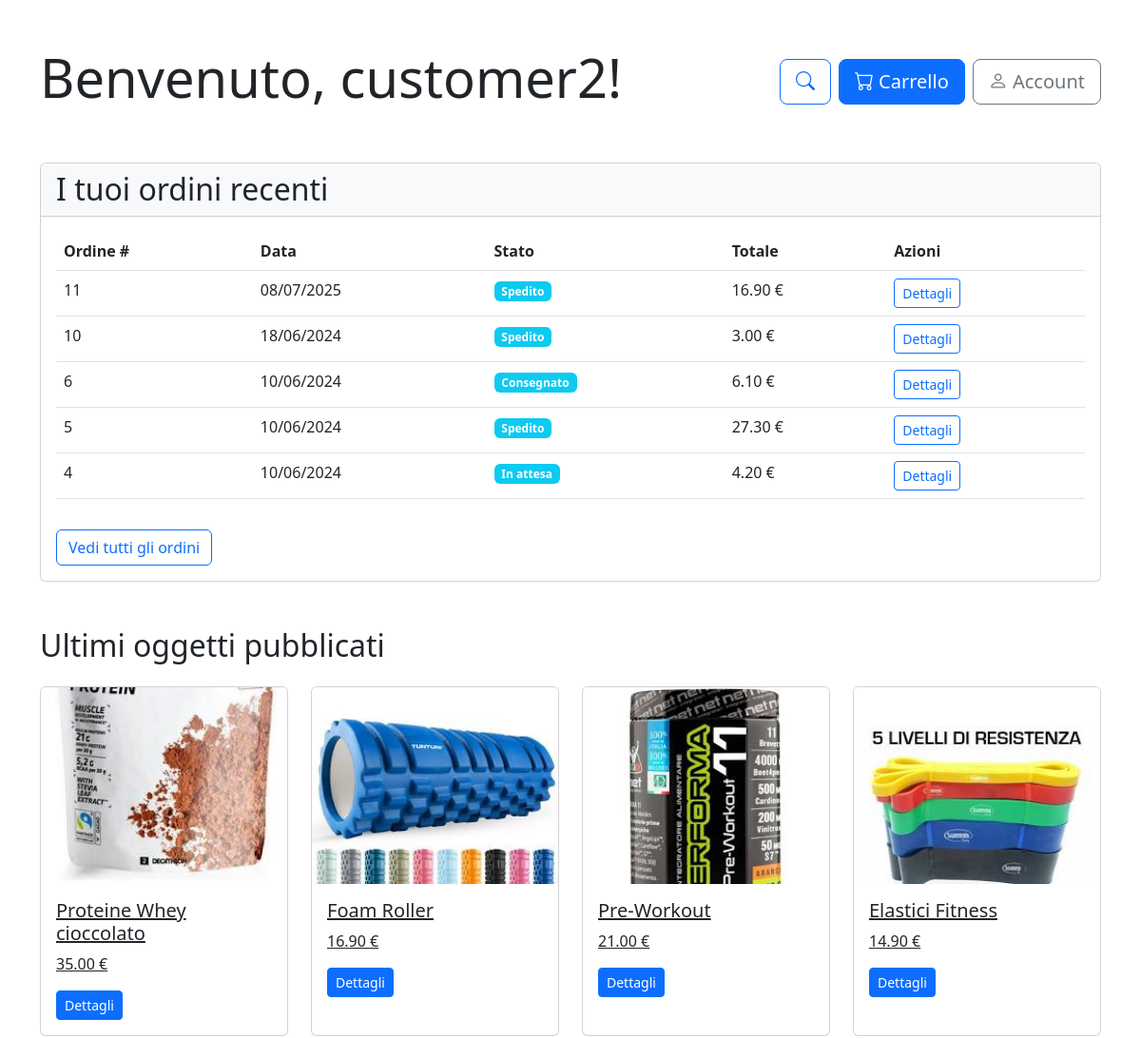
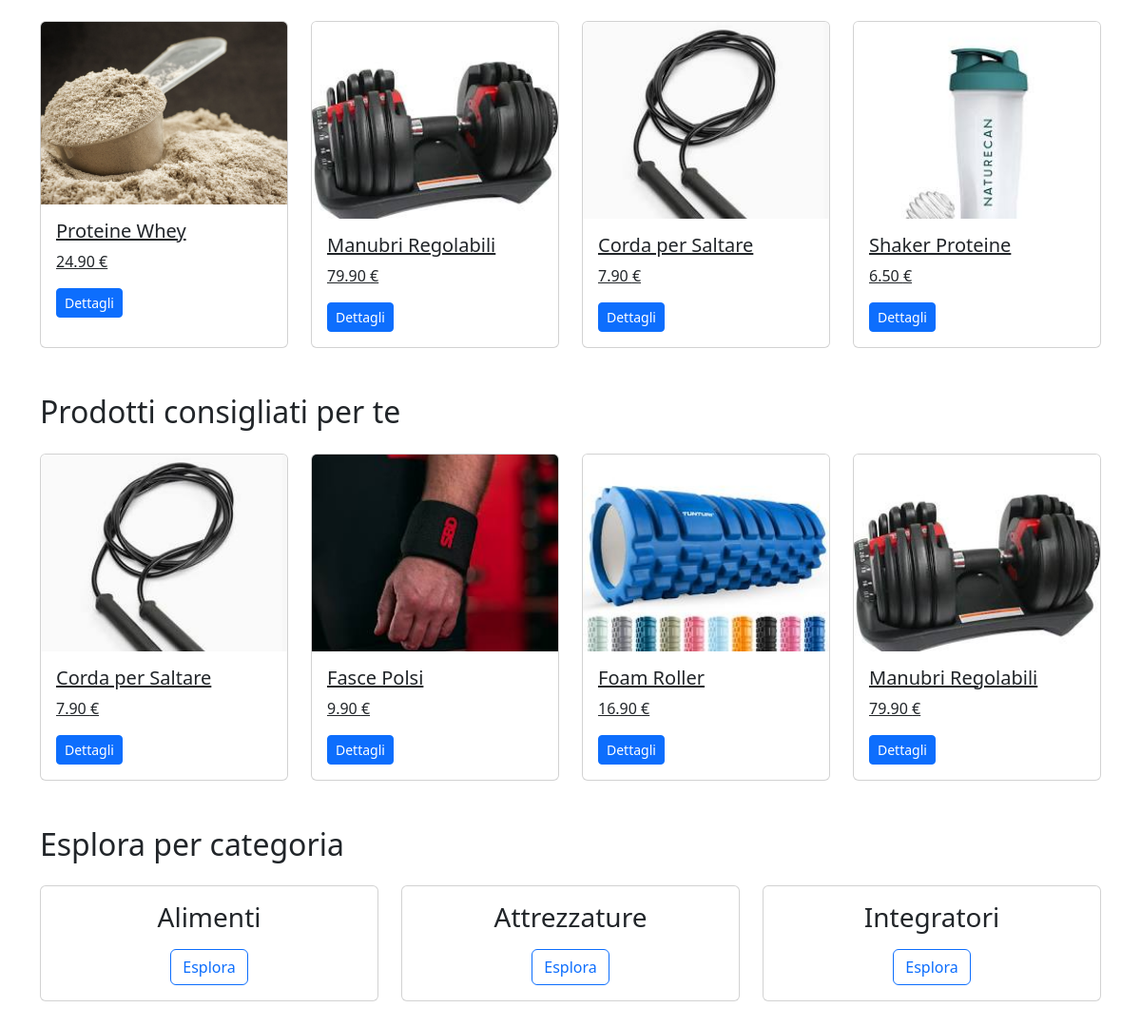
The app's page /user_home_page/ (signed in) with its own data (2 pictures, top to bottom).
### users/models.py (models this page shows, shortened)
class CustomUser(AbstractUser):
   phone_number = models.CharField(max_length=15, blank=True, null=True, validators=[
            RegexValidator(
                regex=r'^\+\d{2,3}\d{10}$',
                message="Il numero di telefono deve essere nel formato +CCXXXXXXXXXX o +CCCXXXXXXXXXX (prefisso di 2 o 3 cifre seguito da 10 cifre)."
            )
        ])
   favorite_list = models.ManyToManyField('products.Product', blank=True, related_name='favorited_by')
   objects = CustomUserManager()

### core/models.py (models this page shows, shortened)
class Order(models.Model):
    STATUS_CHOICES = [
        ('pending', 'In attesa'),
        ('shipped', 'Spedito'),
        ('delivered', 'Consegnato'),
        ('cancelled', 'Annullato'),
    ]
    user = models.ForeignKey(CustomUser, on_delete=models.CASCADE, related_name='orders')
    created_at = models.DateTimeField(auto_now_add=True)
    address = models.ForeignKey(DeliveryAddress, on_delete=models.SET_NULL, null=True, blank=True, related_name='orders') # if an address is deleted, orders will still reference to a valid address
    delivery_date = models.DateField()
    status = models.CharField(max_length=20, choices=STATUS_CHOICES, default='pending')
    shipping_cost = models.DecimalField(max_digits=10, decimal_places=2, default=0.00)
    shipping_method = models.CharField(max_length=50, default='standard')
    payment_method = models.CharField(max_length=16)
    class Meta:
        ordering = ('-created_at',)
        permissions = [
            ("view_all_orders", "Può vedere tutti gli ordini"),
        ]
    def get_total_cost(self):
        return sum(item.get_cost() for item in self.items.all())

class OrderItem(models.Model):
    order = models.ForeignKey(Order, on_delete=models.CASCADE, related_name='items')
    product = models.ForeignKey(Product, on_delete=models.CASCADE)
    price = models.DecimalField(max_digits=10, decimal_places=2) # Price at the time of order
    quantity = models.PositiveIntegerField(default=1)
    def get_cost(self):
        return self.price * self.quantity

### products/models.py (models this page shows, shortened)
class Product(models.Model):
    category = models.ManyToManyField(Category)
    name = models.CharField(max_length=200, unique=True)
    description = models.TextField(blank=True)
    price = models.DecimalField(max_digits=10, decimal_places=2)
    stock = models.PositiveIntegerField()
    available = models.BooleanField(default=True)
    created = models.DateTimeField(auto_now_add=True)
    updated = models.DateTimeField(auto_now=True)
    image = models.ImageField(upload_to='product_images/', blank=True, null=True)
    added_by = models.ForeignKey('users.CustomUser', on_delete=models.SET_NULL, related_name='products_added', null=True, blank=True)
    modified_by = models.ForeignKey('users.CustomUser', on_delete=models.SET_NULL, related_name='products_modified', null=True, blank=True)
    class Meta:
        ordering = ('name',)

class Category(models.Model):
    name = models.CharField(max_length=200, unique=True)
    class Meta:
        verbose_name_plural = "Categories"

### users/views.py (the view)
# urls.py: path('user_home_page/', user_home_page, name='user_home_page'),
@login_required
def user_home_page(request):
    user = request.user
    recent_orders = Order.objects.filter(user=user).order_by('-created_at')[:5]
    categories = Category.objects.all()
    latest_products = Product.objects.all().order_by('-created')[:8]
    already_bought_products_list = recent_orders.first()
    already_bought_products =  OrderItem.objects.filter(order=already_bought_products_list)
    already_bought_products_category = Category.objects.filter(product__in=already_bought_products.values_list('product', flat=True))
    if already_bought_products_category.exists() and already_bought_products.exists():
        suggested_products = Product.objects.filter(category__in=already_bought_products_category).exclude(id__in=already_bought_products)[:4]
    else:
        suggested_products = Product.objects.all().order_by('-created')[:4]
    context = {
        'user': user,
        'recent_orders': recent_orders,
        'latest_products': latest_products,
        'categories': categories,
        'suggested_products': suggested_products
    }
    return render(request, 'users/user_home_page.html', context)

### templates/users/user_home_page.html (shortened to what this page needs)
{% extends "base.html" %}
{% block content %}
<div class="container py-5">
    <div class="row mb-5">
        <div class="col-md-8">
            <h1 class="display-4">Benvenuto, {{ user.username }}!</h1>
        </div>
        <div class="col-md-4 text-end d-flex align-items-center justify-content-end">
            <a href="{% url 'products:product_list_category' %}" class="btn btn-outline-primary btn-lg me-2" title="Cerca prodotti">
                <i class="bi bi-search"></i>
            </a>
            <a href="{% url 'core:view_cart' %}" class="btn btn-primary btn-lg">
                <i class="bi bi-cart"></i> Carrello
            </a>
            <a href="{% url 'users:account' %}" class="btn btn-outline-secondary btn-lg ms-2">
                <i class="bi bi-person"></i> Account
            </a>
        </div>
    </div>
    <div class="card mb-5">
        <div class="card-header bg-light">
            <h2 class="mb-0">I tuoi ordini recenti</h2>
        </div>
        <div class="card-body">
            {% if recent_orders %}
                <div class="table-responsive">
                    <table class="table table-hover">
                        <thead>
                            <tr>
                                <th>Ordine #</th>
                                <th>Data</th>
                                <th>Stato</th>
                                <th>Totale</th>
                                <th>Azioni</th>
                            </tr>
                        </thead>
                        <tbody>
                            {% for order in recent_orders %}
                            <tr>
                                <td>{{ order.id }}</td>
                                <td>{{ order.created_at|date:"d/m/Y" }}</td>
                                <td>
                                    <span class="badge {% if order.status == 'completed' %}bg-success{% elif order.status == 'processing' %}bg-warning{% else %}bg-info{% endif %}">
                                        {{ order.get_status_display }}
                                    </span>
                                </td>
                                <td>{{ order.get_total_cost }} €</td>
                                <td>
                                    <a href="{% url 'core:order_detail' order.id %}" class="btn btn-sm btn-outline-primary">Dettagli</a>
                                </td>
                            </tr>
                            {% endfor %}
                        </tbody>
                    </table>
                </div>
                <a href="{% url 'core:order_history' %}" class="btn btn-outline-primary mt-3">Vedi tutti gli ordini</a>
            {% else %}
                <div class="alert alert-info">Non hai ancora effettuato alcun ordine.</div>
            {% endif %}
        </div>
    </div>
    <h2 class="mb-4">Ultimi oggetti pubblicati</h2>
    <div class="row row-cols-1 row-cols-md-4 g-4 mb-5">
        {% for product in latest_products %}
        <div class="col">
            <a href="{% url 'products:product_info' product.id %}?source=user_home_page" class="card h-100">
                {% if product.image %}
                    <img src="{{ product.image.url }}" class="card-img-top" alt="{{ product.name }}">
                {% else %}
                    <img src='https://www.placehold.co/30x20' class="card-img-top" alt="{{ product.name }}">
                {% endif %}
                <div class="card-body">
                    <h5 class="card-title">{{ product.name }}</h5>
                    <p class="card-text">{{ product.price }} €</p>
                    <span class="btn btn-sm btn-primary">Dettagli</span>
                </div>
            </a>
        </div>
        {% empty %}
        <div class="col-12">
            <div class="alert alert-info">Nessun prodotto disponibile al momento</div>
        </div>
        {% endfor %}
    </div>
    <h2 class="mb-4">Prodotti consigliati per te</h2>
    <div class="row row-cols-1 row-cols-md-4 g-4 mb-5">
        {% for product in suggested_products %}
        <div class="col">
            <a href="{% url 'products:product_info' product.id %}?source=user_home_page" class="card h-100">
                {% if product.image %}
                    <img src="{{ product.image.url }}" class="card-img-top" alt="{{ product.name }}">
                {% else %}
                    <img src='https://www.placehold.co/30x20' class="card-img-top" alt="{{ product.name }}">
                {% endif %}
                <div class="card-body">
                    <h5 class="card-title">{{ product.name }}</h5>
                    <p class="card-text">{{ product.price }} €</p>
                    <span  class="btn btn-sm btn-primary">Dettagli</span>
                </div>
            </a>
        </div>
        {% empty %}
        <div class="col-12">
            <div class="alert alert-info">Nessun prodotto consigliato al momento</div>
        </div>
        {% endfor %}
    </div>
    <h2 class="mb-4">Esplora per categoria</h2>
    <div class="row mb-5">
        {% for category in categories %}
        <div class="col-md-4 mb-4">
            <div class="card">
                <div class="card-body text-center">
                    <h3 class="card-title">{{ category.name }}</h3>
                    <a href="{% url 'products:product_list_category' category.id %}" class="btn btn-outline-primary">Esplora</a>
                </div>
            </div>
        </div>
        {% endfor %}
    </div>
</div>
{% endblock %}

### records on screen
CustomUser: username "customer2"
Order: id "11", created_at "08/07/2025", status "Spedito", get_total_cost "16.90"
Order: id "10", created_at "18/06/2024", status "Spedito", get_total_cost "3.00"
Order: id "6", created_at "10/06/2024", status "Consegnato", get_total_cost "6.10"
Order: id "5", created_at "10/06/2024", status "Spedito", get_total_cost "27.30"
Order: id "4", created_at "10/06/2024", status "In attesa", get_total_cost "4.20"
Product: image (picture), name "Proteine Whey cioccolato", price "35.00"
Product: image (picture), name "Foam Roller", price "16.90"
Product: image (picture), name "Pre-Workout", price "21.00"
Product: image (picture), name "Elastici Fitness", price "14.90"
Product: image (picture), name "Proteine Whey", price "24.90"
Product: image (picture), name "Manubri Regolabili", price "79.90"
Product: image (picture), name "Corda per Saltare", price "7.90"
Product: image (picture), name "Shaker Proteine", price "6.50"
Product: image (picture), name "Fasce Polsi", price "9.90"
Category: name "Alimenti"
Category: name "Attrezzature"
Category: name "Integratori"
